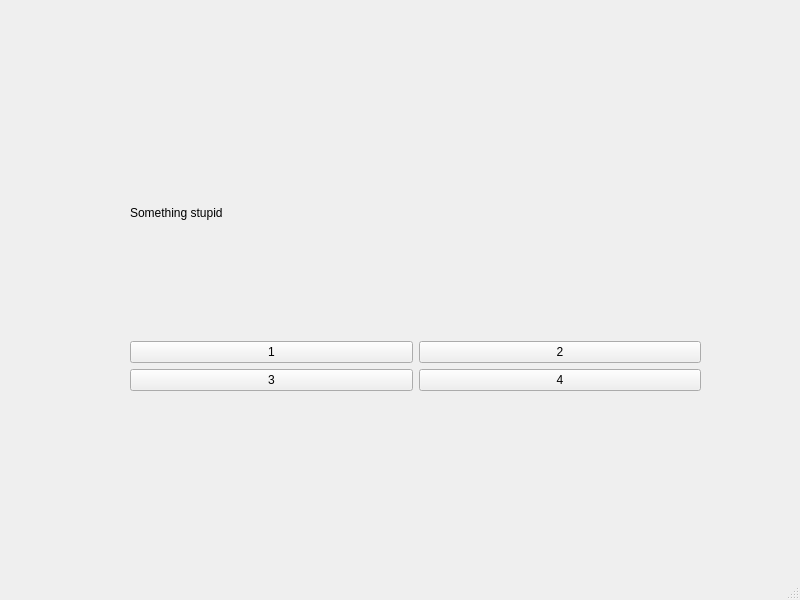
<?xml version="1.0" encoding="UTF-8"?>
<ui version="4.0">
 <class>MainWindow</class>
 <widget class="QMainWindow" name="MainWindow">
  <property name="geometry">
   <rect>
    <x>0</x>
    <y>0</y>
    <width>800</width>
    <height>600</height>
   </rect>
  </property>
  <property name="windowTitle">
   <string>MainWindowGrid</string>
  </property>
  <widget class="QWidget" name="centralwidget">
   <widget class="QWidget" name="verticalLayoutWidget">
    <property name="geometry">
     <rect>
      <x>130</x>
      <y>90</y>
      <width>571</width>
      <height>301</height>
     </rect>
    </property>
    <layout class="QVBoxLayout" name="verticalLayout">
     <item>
      <widget class="QLabel" name="label">
       <property name="text">
        <string>Something stupid</string>
       </property>
      </widget>
     </item>
     <item>
      <layout class="QGridLayout" name="gridLayout">
       <item row="0" column="1">
        <widget class="QPushButton" name="pushButton_2">
         <property name="text">
          <string>2</string>
         </property>
        </widget>
       </item>
       <item row="0" column="0">
        <widget class="QPushButton" name="pushButton">
         <property name="text">
          <string>1</string>
         </property>
        </widget>
       </item>
       <item row="1" column="0">
        <widget class="QPushButton" name="pushButton_3">
         <property name="text">
          <string>3</string>
         </property>
        </widget>
       </item>
       <item row="1" column="1">
        <widget class="QPushButton" name="pushButton_4">
         <property name="text">
          <string>4</string>
         </property>
        </widget>
       </item>
      </layout>
     </item>
    </layout>
   </widget>
  </widget>
  <widget class="QMenuBar" name="menubar">
   <property name="geometry">
    <rect>
     <x>0</x>
     <y>0</y>
     <width>800</width>
     <height>21</height>
    </rect>
   </property>
  </widget>
  <widget class="QStatusBar" name="statusbar"/>
 </widget>
 <resources/>
 <connections/>
</ui>
